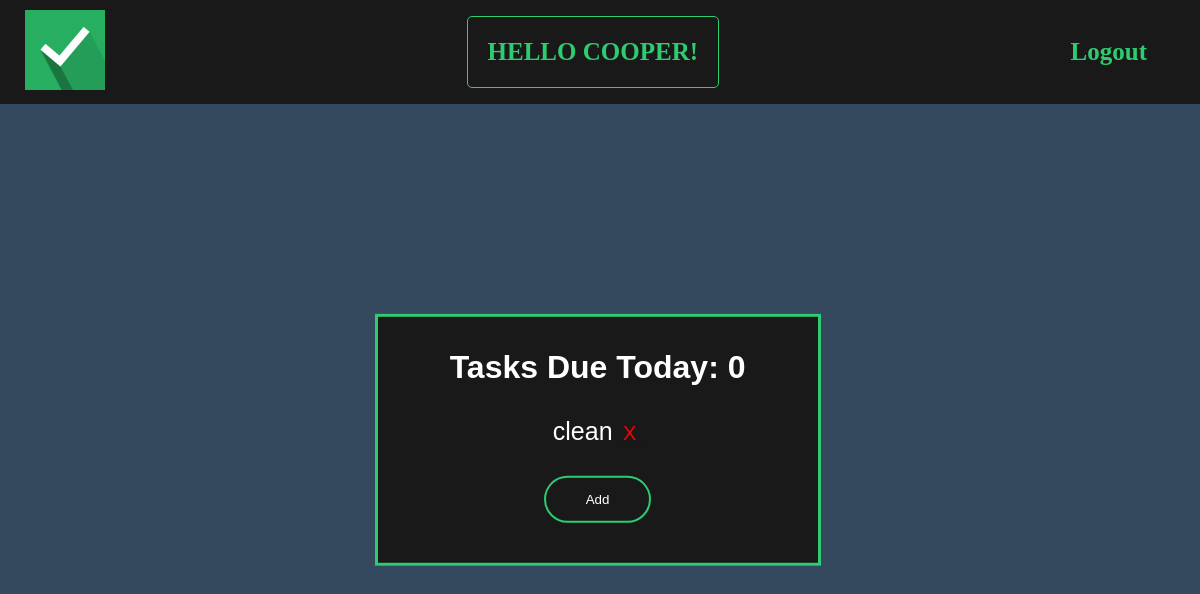
Page / (signed in) on the earlier database version.
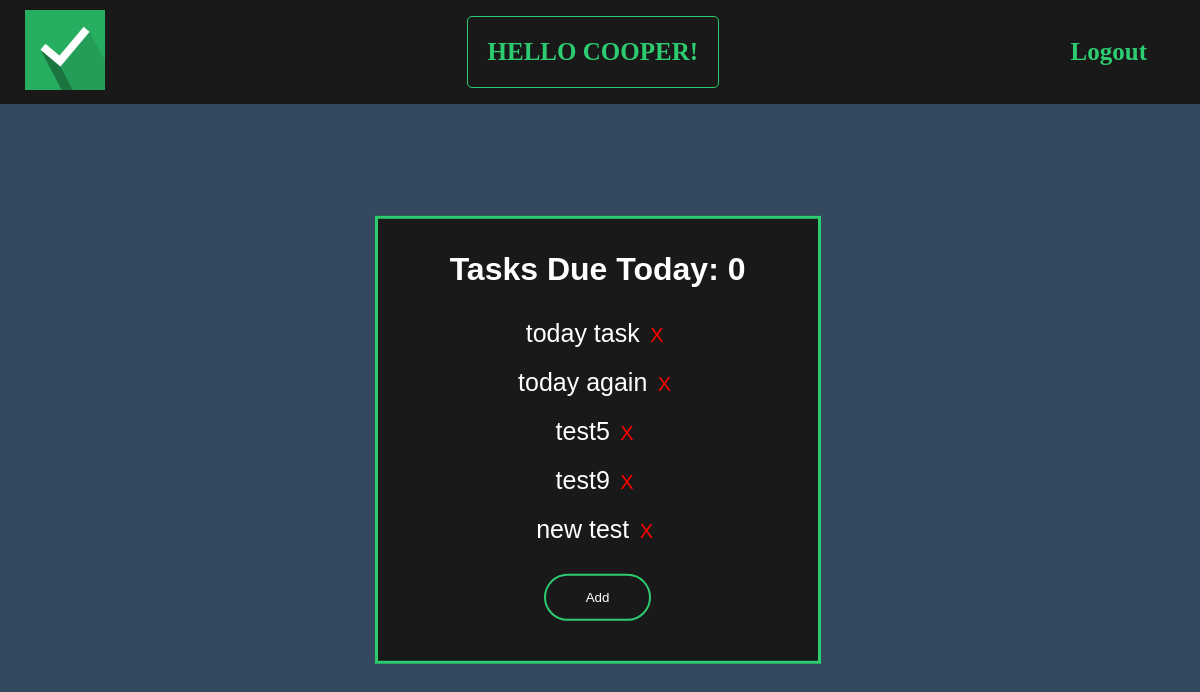
Same page on the later database version.
### todo/models.py (models this page shows, shortened)
class Task(models.Model):
    username = models.ForeignKey(User, on_delete=models.CASCADE, null=True, blank=True)
    title = models.CharField(max_length=100)
    desc = models.TextField(null=True, blank=True)
    due_date = models.DateField(auto_now_add=False, auto_now=False, blank=False)
    class Meta:
        ordering = ['due_date']

### todo/views.py (the view)
# urls.py: path('', task, name="task"),
@login_required
def task(request):
    if request.user.is_authenticated:
        tasks = Task.objects.filter(username=request.user)
        today_tasks = tasks.filter(due_date=date.today())
        today = date.today()
    else:
        tasks = Task.objects.none()
    context = {
        'tasks':tasks,
        'today_tasks':today_tasks.count(),
        'today':today,
    }
    return render(request, 'todo/task_list.html', context)

### todo/templates/todo/task_list.html (shortened to what this page needs)
{% extends 'todo/main.html' %}
{% block body %}
    {% if today_tasks == 1 %}
    <div class="count">
        <h1>Task Due Today: {{ today_tasks }}</h1>
    </div>
    {% else %}
    <div class="count">
        <h1>Tasks Due Today: {{ today_tasks }}</h1>
    </div>
    {% endif %}
    {% for task in tasks|slice:":5" %}
    <div class="task-list">
        {% if task.due_date == today %}
        <div class="due-today">
            <a href="{% url 'todo:detail' task.pk %}">{{ task.title }}</a>
            <form method="POST" action="{% url 'todo:delete-task' task.pk %}" style="display: inline;">
                {% csrf_token %}
                <button class="delete-button">X</button>
            </form>
        </div>
        {% else %}
        <div class="not-due-today">
            <a href="{% url 'todo:detail' task.pk %}">{{ task.title }}</a>
            <form method="POST" action="{% url 'todo:delete-task' task.pk %}" style="display: inline;">
                <button class="delete-button">X</button>
            </form>
        </div>
        {% endif %}
    </div>
    {% endfor %}
    <div class="add">
        <form method="POST" action="{% url 'todo:create-task' %}">
            <input type="submit" value="Add">
        </form>
    </div>
{% endblock %}

Differences in the rows shown:
removed Task: title "clean"
added Task: title "today task"
added Task: title "today again"
added Task: title "test5"
added Task: title "test9"
added Task: title "new test"
